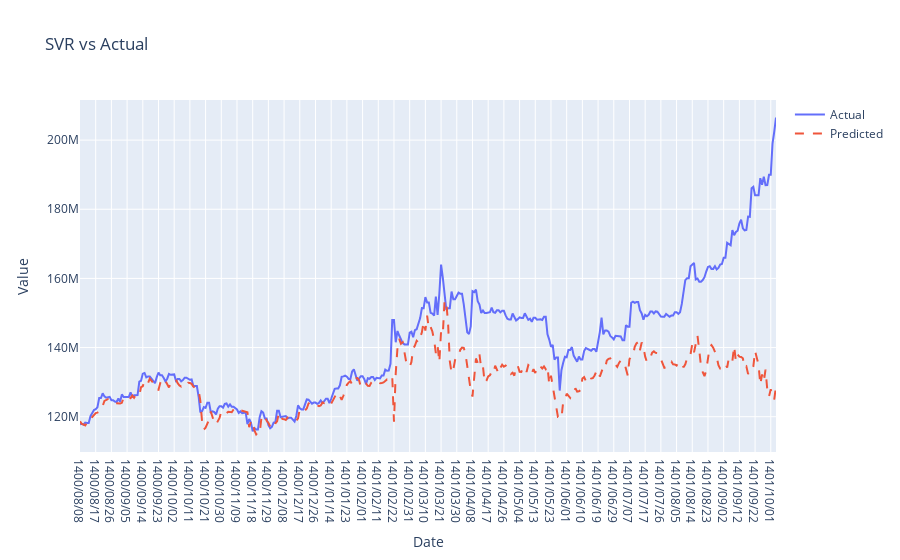

Notebook cell for this chart:
### Markdown cell above
### 2. Support Vector Regression (SVR)

### Code cell
def objective(trial):
    C = trial.suggest_loguniform('C', 1e-5, 1e5)
    epsilon = trial.suggest_loguniform('epsilon', 1e-5, 1)
    gamma = trial.suggest_categorical('gamma', ['auto', 'scale'])

    svr = SVR(C=C, epsilon=epsilon, gamma=gamma)
    svr.fit(train_x_scaled, train_y_scaled)
    
    val_predictions_scaled = svr.predict(val_x_scaled)
    val_predictions = scaler_y.inverse_transform(val_predictions_scaled.reshape(-1, 1)).ravel()
    
    mse = mean_squared_error(val_y, val_predictions)
    return mse

study = optuna.create_study(direction='minimize')
study.optimize(objective, n_trials=100)

best_C = study.best_params['C']
best_epsilon = study.best_params['epsilon']
best_gamma = study.best_params['gamma']

# Train the model with the best hyperparameters
svr = SVR(C=best_C, epsilon=best_epsilon, gamma=best_gamma)
svr.fit(train_x_scaled, train_y_scaled)

val_predictions_scaled = svr.predict(val_x_scaled)
val_predictions = scaler_y.inverse_transform(val_predictions_scaled.reshape(-1, 1)).ravel()

# Calculate accuracy metrics
mae = mean_absolute_error(val_y, val_predictions)
mse = mean_squared_error(val_y, val_predictions)
rmse = np.sqrt(mse)
r2 = r2_score(val_y, val_predictions)

print("Best C:", best_C)
print("Best epsilon:", best_epsilon)
print("Best gamma:", best_gamma)
print("Mean Absolute Error (MAE):", mae)
print("Mean Squared Error (MSE):", mse)
print("Root Mean Squared Error (RMSE):", rmse)
print("R-squared (R2):", r2)

# Plot the predictions against the actual values
fig = go.Figure()
fig.add_trace(go.Scatter(x=Added_data.index[1100:1500], y=val_y, mode='lines', name='Actual'))
fig.add_trace(go.Scatter(x=Added_data.index[1100:1500], y=val_predictions, mode='lines', name='Predicted', line=dict(dash='dash')))
fig.update_layout(title='SVR vs Actual', xaxis_title='Date', yaxis_title='Value', hovermode='x')
fig.show()

### Figure 1 — Plotly figure (JSON) as saved in the notebook; plotly's stock layout.template omitted (floating-point values rounded to 4 significant figures; data arrays with more than 128 entries replaced by an {"elided": "..."} marker saying what was removed)
{"data": [{"mode": "lines", "name": "Actual", "type": "scatter", "x": {"elided": "400 str values"}, "y": {"elided": "400 int values"}}, {"line": {"dash": "dash"}, "mode": "lines", "name": "Predicted", "type": "scatter", "x": {"elided": "400 str values"}, "y": {"elided": "400 float values"}}], "layout": {"hovermode": "x", "title": {"text": "SVR vs Actual"}, "xaxis": {"title": {"text": "Date"}}, "yaxis": {"title": {"text": "Value"}}}}
